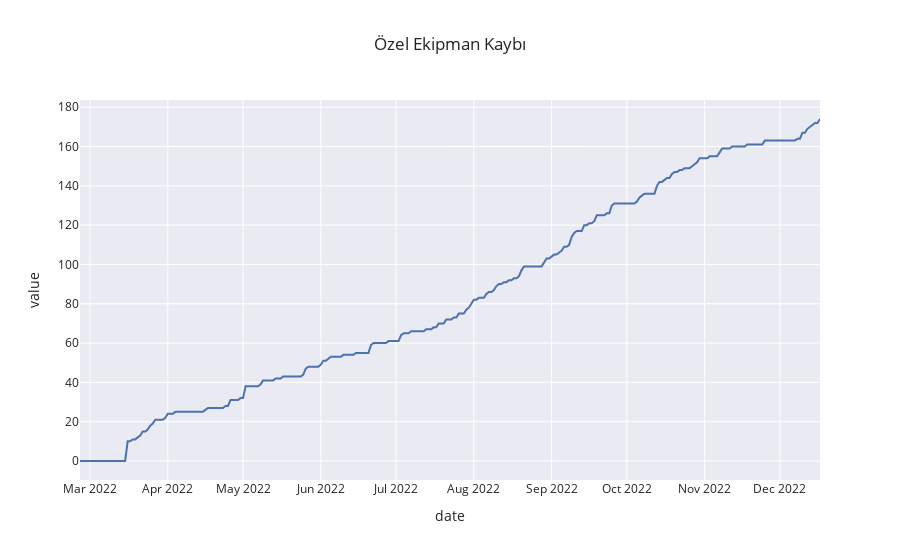

The code cell stored with this chart in its notebook:
### Code cell
fig=px.line(df1,x='date',
            y=['special equipment'],template='seaborn',title='Özel Ekipman Kaybı')
fig.update_traces(showlegend=False)
fig.show()

### Figure 1 — Plotly figure (JSON) as saved in the notebook; plotly's stock layout.template omitted (floating-point values rounded to 4 significant figures; data arrays with more than 128 entries replaced by an {"elided": "..."} marker saying what was removed)
{"data": [{"hovertemplate": "variable=special equipment<br>date=%{x}<br>value=%{y}<extra></extra>", "legendgroup": "special equipment", "line": {"color": "rgb(76,114,176)", "dash": "solid"}, "marker": {"symbol": "circle"}, "mode": "lines", "name": "special equipment", "orientation": "v", "showlegend": false, "type": "scatter", "x": {"elided": "296 str values"}, "xaxis": "x", "y": {"elided": "296 int values"}, "yaxis": "y"}], "layout": {"legend": {"title": {"text": "variable"}, "tracegroupgap": 0}, "title": {"text": "Özel Ekipman Kaybı"}, "xaxis": {"anchor": "y", "domain": [0, 1], "title": {"text": "date"}}, "yaxis": {"anchor": "x", "domain": [0, 1], "title": {"text": "value"}}}}
